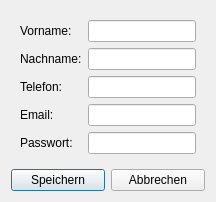
<?xml version="1.0" encoding="UTF-8"?>
<ui version="4.0">
 <class>VerkaeuferDialog</class>
 <widget class="QDialog" name="VerkaeuferDialog">
  <property name="windowTitle">
   <string>Verkäufer bearbeiten</string>
  </property>
  <layout class="QVBoxLayout" name="verticalLayout">
   <item>
    <widget class="QWidget" name="formWidget">
     <layout class="QFormLayout" name="formLayout">
      <item row="0" column="0">
       <widget class="QLabel" name="labelVorname">
        <property name="text">
         <string>Vorname:</string>
        </property>
       </widget>
      </item>
      <item row="0" column="1">
       <widget class="QLineEdit" name="lineEditVorname"/>
      </item>
      <item row="1" column="0">
       <widget class="QLabel" name="labelNachname">
        <property name="text">
         <string>Nachname:</string>
        </property>
       </widget>
      </item>
      <item row="1" column="1">
       <widget class="QLineEdit" name="lineEditNachname"/>
      </item>
      <item row="2" column="0">
       <widget class="QLabel" name="labelTelefon">
        <property name="text">
         <string>Telefon:</string>
        </property>
       </widget>
      </item>
      <item row="2" column="1">
       <widget class="QLineEdit" name="lineEditTelefon"/>
      </item>
      <item row="3" column="0">
       <widget class="QLabel" name="labelEmail">
        <property name="text">
         <string>Email:</string>
        </property>
       </widget>
      </item>
      <item row="3" column="1">
       <widget class="QLineEdit" name="lineEditEmail"/>
      </item>
      <item row="4" column="0">
       <widget class="QLabel" name="labelPasswort">
        <property name="text">
         <string>Passwort:</string>
        </property>
       </widget>
      </item>
      <item row="4" column="1">
       <widget class="QLineEdit" name="lineEditPasswort">
        <property name="echoMode">
         <enum>QLineEdit::Password</enum>
        </property>
       </widget>
      </item>
     </layout>
    </widget>
   </item>
   <item>
    <layout class="QHBoxLayout" name="horizontalLayoutButtons">
     <item>
      <widget class="QPushButton" name="pushButtonSave">
       <property name="text">
        <string>Speichern</string>
       </property>
      </widget>
     </item>
     <item>
      <widget class="QPushButton" name="pushButtonCancel">
       <property name="text">
        <string>Abbrechen</string>
       </property>
      </widget>
     </item>
    </layout>
   </item>
  </layout>
 </widget>
 <resources/>
 <connections/>
</ui>
